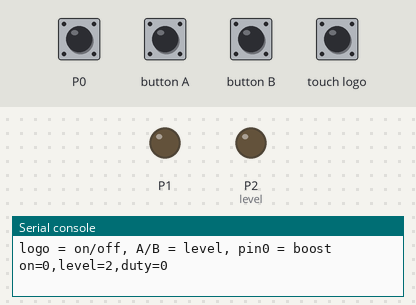
Recording of a program running on a simulated BBC micro:bit running MicroPython. Shown: output pins drawn as LEDs (lit = HIGH), the last lines printed to the serial console. Inputs (shaded band) come from the test bench.

Above: at 1.2 s.
1.3 s: touch logo pressed for 0.15 s
At 1.7 s:
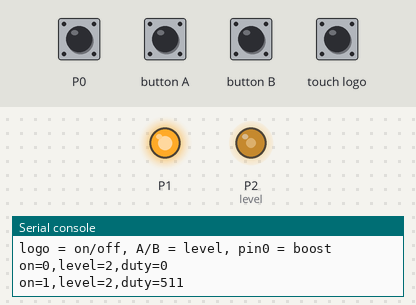
2.9 s: touch pin P0 pressed for 0.15 s
At 3.0 s:
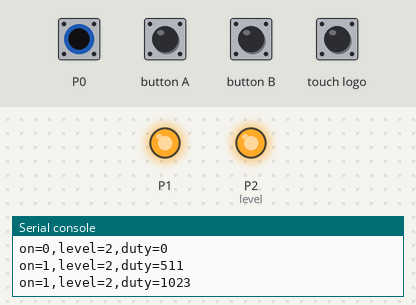
4.5 s: button A pressed for 0.15 s
At 5.2 s:
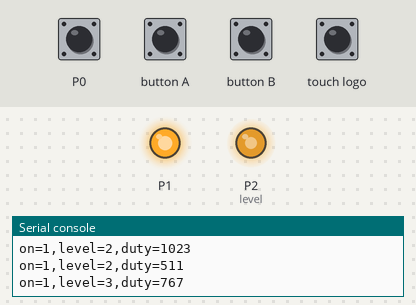
6.1 s: touch logo pressed for 1 s
At 6.4 s:
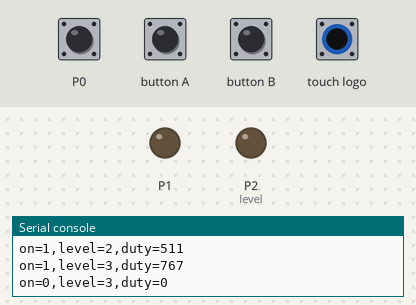
Timing chart, 0 to 9.1 s (numbered marks = the images above; inputs shaded):
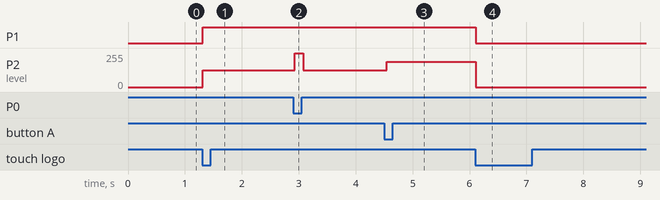

The program:

main.py
```python
# Lab 09 - pins and PWM: a dimmer on the edge connector.
# Inputs:  touch logo = on/off, A/B = brightness level, touch pin0 = boost.
# Outputs: pin1 = on/off indicator (digital), pin2 = LED brightness (PWM).
from microbit import *

LEVELS = 4                      # brightness steps 0..LEVELS
PERIOD_MS = 20                  # PWM period: 20 ms = 50 Hz
pin2.set_analog_period(PERIOD_MS)


def duty_for(level):
    # write_analog takes 0 (0 % duty) .. 1023 (100 % duty)
    return level * 1023 // LEVELS


def new_state():
    return {"on": False, "level": 2, "logo_was": False, "last": None}


def step(state):
    # edge detect: is_touched() is a level ("touched now"), we want the moment it starts
    touched = pin_logo.is_touched()
    if touched and not state["logo_was"]:
        state["on"] = not state["on"]
    state["logo_was"] = touched
    if button_a.was_pressed():
        state["level"] = min(LEVELS, state["level"] + 1)
    if button_b.was_pressed():
        state["level"] = max(0, state["level"] - 1)
    boost = pin0.is_touched()   # pin0..2 touch is resistive by default (touch GND too)
    duty = 0
    if state["on"]:
        duty = 1023 if boost else duty_for(state["level"])
    pin1.write_digital(1 if state["on"] else 0)    # digital output: 0 V or 3.3 V
    pin2.write_analog(duty)                        # PWM output: average voltage = duty/1023 * 3.3 V
    report = (state["on"], state["level"], duty)
    if report != state["last"]:                    # print only changes
        print("on={},level={},duty={}".format(int(state["on"]), state["level"], duty))
        state["last"] = report
    return duty


def main():
    print("logo = on/off, A/B = level, pin0 = boost")
    state = new_state()
    while True:
        step(state)
        sleep(50)


if __name__ == "__main__":
    main()
```

Measured:
- after the input at 1.3 s, P1: LOW → HIGH at once; P2 (level): 0/255 → 127/255 at once
- after the input at 2.9 s, P2 (level): 127/255 → 255/255 at once, → 127/255 0.15 s later
- after the input at 4.5 s, P2 (level): 127/255 → 191/255 at once
- after the input at 6.1 s, P1: HIGH → LOW at once; P2 (level): 191/255 → 0/255 at once
